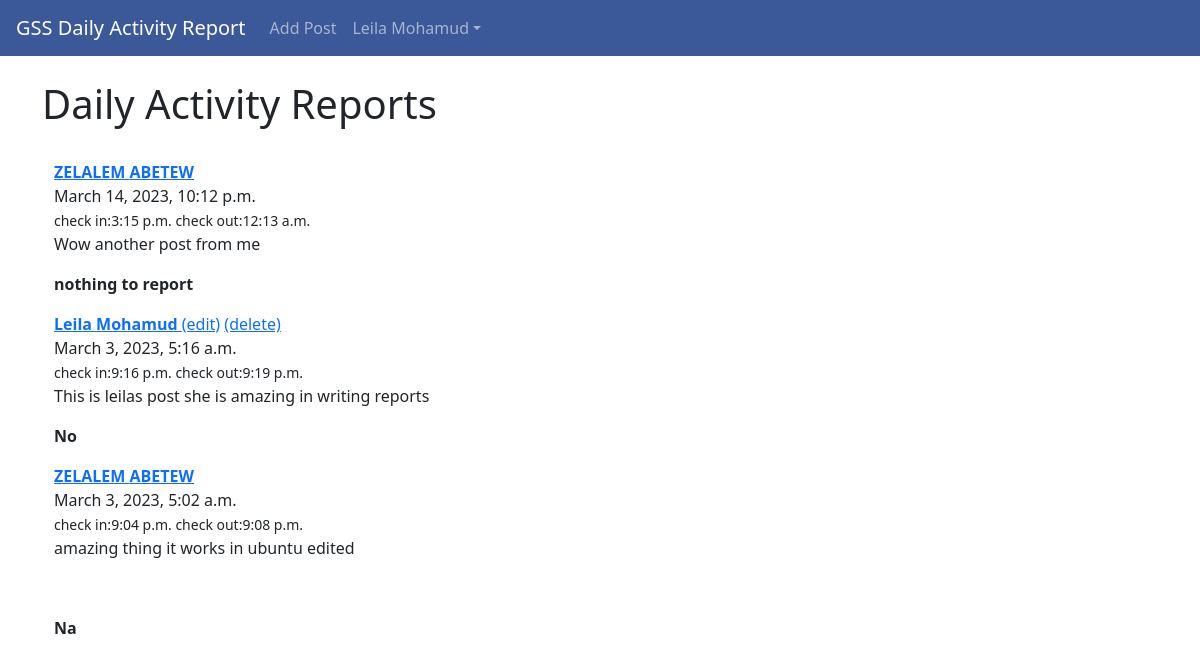
Screenshot of / (signed in) with the database file from the repository.
### thedar/models.py (models this page shows, shortened)
class Post(models.Model):
    report_image=models.ImageField(null=True,blank=True, upload_to='images/')
    checkin=models.TimeField(max_length=200)
    checkout=models.TimeField(max_length=200)
    position=models.CharField(max_length=200,choices=position_choice)
    author=models.ForeignKey(User, on_delete=models.CASCADE)
    details=RichTextField(blank=True,null=True)
    report=RichTextField(blank=True,null=True)
    time=models.DateTimeField(auto_now_add=True)

### thedar/views.py (the view)
# urls.py: path('',HomeView.as_view(),name="home"),
class HomeView(ListView):
    model= Post
    template_name='home.html'
    ordering=['-time']

### thedar/templates/home.html (shortened to what this page needs)
{%extends 'base.html' %}
{%block content%}
<h1>Daily Activity Reports</h1>
<br>
<ul  class="no-bullets">
{% for Post in object_list %}
<div class="container">
    <li>
      <a href="{% url 'article-detail' Post.pk %} "> <strong>{{Post.author.first_name}}  {{Post.author.last_name}} </strong></a>
            {% if user.is_authenticated%}
            {% if user.id == Post.author.id%}
             <a href="{% url 'update_post' Post.pk %}">(edit)</a>
            <a href="{% url 'delete_post' Post.pk %}">(delete)</a>
            {%endif%}
            {%endif%}
            <br/>
            {{Post.time}}<br/>
          <small>check in:{{Post.checkin}}
            check out:{{Post.checkout}}</small> <br>
            {{Post.details|slice:":100" |safe }}
            <strong>{{Post.report|slice:":50" |safe}}</strong>
        </li></div>
{%endfor%}
</ul>
{%endblock%}

### thedar/templates/base.html (shortened to what this page needs)
<!doctype html>
<html lang="en">
  <head>
    <link rel="stylesheet" href="https://cdn.jsdelivr.net/npm/bootstrap@4.4.1/dist/css/bootstrap.min.css">
  </head>
  <body>
    <nav class="navbar navbar-expand-lg navbar-dark bg-custom" >
        <a class="navbar-brand" href="{% url 'home'%}">GSS Daily Activity Report</a>
        <div class="collapse navbar-collapse" id="navbarSupportedContent">
          <ul class="navbar-nav mr-auto">
            {% if user.is_authenticated%}
            <li class="nav-item">
              <a class="nav-link" href="{%url 'add_post'%}">Add Post</a>
            </li>
            <ul class="nav navbar-nav ms-auto">
              <li class="nav-item dropdown">
                  <a href="#" class="nav-link dropdown-toggle" data-bs-toggle="dropdown">{{user.first_name}} {{user.last_name}}</a>
              </li>
          </ul>
            {%endif%}
          </ul>
        </div>
      </nav>
    <br/>
    <div class="container">
   {% block content %}
   {%endblock%}
</div>
    <link href="https://cdn.jsdelivr.net/npm/bootstrap@5.0.2/dist/css/bootstrap.min.css" rel="stylesheet">
    <link rel="stylesheet" href="https://cdnjs.cloudflare.com/ajax/libs/font-awesome/4.7.0/css/font-awesome.min.css">
  </body>
</html>

### thedar/templates/home.html (style rules this page uses)
ul.no-bullets { list-style-type: none; margin: 0; padding: 0; }

### thedar/templates/base.html (style rules this page uses)
.bg-custom { background-color: rgb(59, 89, 152); }

### rows the page displays
Post: author.first_name "ZELALEM", author.last_name "ABETEW", time "March 14, 2023, 10:12 p.m.", checkin "3:15 p.m.", checkout "12:13 a.m.", details "Wow another post from me", report "nothing to report"
Post: author.first_name "Leila", author.last_name "Mohamud", shows "(edit)", time "March 3, 2023, 5:16 a.m.", checkin "9:16 p.m.", checkout "9:19 p.m.", details "This is leilas post she is amazing in writing reports", report "No"
Post: author.first_name "ZELALEM", author.last_name "ABETEW", time "March 3, 2023, 5:02 a.m.", checkin "9:04 p.m.", checkout "9:08 p.m.", details "amazing thing it works in ubuntu edited", report "Na"

### other values shown
{{ user.first_name }} "Leila"
{{ user.last_name }} "Mohamud"
